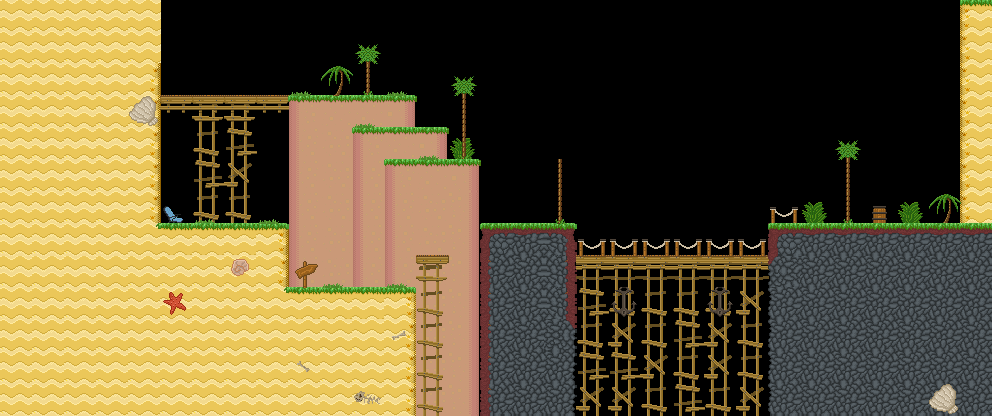

This is a level from a 2D game, rendered from its Tiled map with the project's own tilesets. A one-line summary and the map file follow, with tile-layer data summarised:
An orthogonal 31x13 tile map with 32x32 px tiles, 4 tile layers (background, main, foreground, hidden), 5 tilesets and 60 objects (24x spike, 12x veggie, 4x block_enemy, 3x beach_bush, start, ...).

<map version="1.5" tiledversion="1.7.2" orientation="orthogonal" renderorder="right-down" width="31" height="13" tilewidth="32" tileheight="32" infinite="0" nextlayerid="11" nextobjectid="61">
 <properties>
  <property name="hints" value="" />
  <property name="time_to_beat" value="13" />
 </properties>
 <tileset firstgid="1" name="grass_level" tilewidth="32" tileheight="32" tilecount="153" columns="17">
  <image source="../../sprites/tilesets/34tile.png" width="544" height="306" />
 </tileset>
 <tileset firstgid="154" name="object_tilemap_32" tilewidth="32" tileheight="32" tilecount="25" columns="5">
  <image source="../../sprites/tilesets/object_tilemap_32.png" width="160" height="160" />
  <tile id="0">
   <properties>
    <property name="item_no" value="5" />
    <property name="type" value="costume_head" />
   </properties>
  </tile>
  <tile id="1">
   <properties>
    <property name="spawn" value="spawn" />
   </properties>
  </tile>
  <tile id="2">
   <properties>
    <property name="goal" value="goal" />
   </properties>
  </tile>
  <tile id="3">
   <properties>
    <property name="name" value="pig" />
   </properties>
  </tile>
  <tile id="4">
   <properties>
    <property name="direction" value="left" />
    <property name="name" value="walking_enemy" />
   </properties>
  </tile>
 </tileset>
 <tileset firstgid="179" name="object_tilemap_16" tilewidth="16" tileheight="16" tilecount="12" columns="4">
  <image source="../../sprites/tilesets/object_tilemap_16.png" width="64" height="48" />
 </tileset>
 <tileset firstgid="191" name="treetops_big_96" tilewidth="96" tileheight="64" tilecount="2" columns="2">
  <image source="../../sprites/objects/scenery/treetops_big_96.png" trans="ff00ff" width="192" height="64" />
 </tileset>
 <tileset firstgid="193" name="34tile_beach_temp" tilewidth="33" tileheight="33" spacing="1" margin="1" tilecount="189" columns="21">
  <image source="../../sprites/tilesets/34tile_beach_temp.png" width="714" height="306" />
 </tileset>
 <layer id="1" name="background" width="31" height="13">
  <properties>
   <property name="background" value="background" />
  </properties>
  <data>[403 cells, 12 non-empty, 6 distinct tile ids]</data>
 </layer>
 <layer id="2" name="main" width="31" height="13">
  <data>[403 cells, 251 non-empty, 39 distinct tile ids]</data>
 </layer>
 <layer id="3" name="foreground" width="31" height="13">
  <properties>
   <property name="foreground" value="foreground" />
  </properties>
  <data>[403 cells, 46 non-empty, 20 distinct tile ids]</data>
 </layer>
 <layer id="4" name="hidden" width="31" height="13">
  <data>[403 cells, 20 non-empty, 3 distinct tile ids]</data>
 </layer>
 <objectgroup color="#e70000" id="5" name="hard-blocks">
  <object id="1" x="576" y="256" width="192" height="32" />
  <object id="2" x="768" y="224" width="224" height="224" />
  <object id="3" x="480" y="224" width="96" height="192" />
 </objectgroup>
 <objectgroup color="#0055ff" id="6" name="soft-blocks">
  <object id="4" x="160" y="96" width="256" height="32" />
  <object id="5" x="352" y="128" width="96" height="32" />
  <object id="6" x="384" y="160" width="96" height="32" />
  <object id="7" x="416" y="256" width="32" height="32" />
 </objectgroup>
 <objectgroup id="7" name="objects-32px">
  <object id="8" name="start" gid="155" x="192" y="224" width="32" height="32">
   <properties>
    <property name="direction" value="right" />
    <property name="health" value="35" />
   </properties>
  </object>
  <object id="9" name="spike" gid="186" x="576" y="256" width="16" height="16" />
  <object id="10" name="block_enemy" gid="163" x="312" y="288" width="32" height="32">
   <properties>
    <property name="bound_to_platform" value="true" />
   </properties>
  </object>
  <object id="11" name="block_enemy" gid="163" x="544" y="224" width="32" height="32">
   <properties>
    <property name="bound_to_platform" value="false" />
   </properties>
  </object>
  <object id="12" name="spike" gid="186" x="592" y="256" width="16" height="16" />
  <object id="13" name="spike" gid="186" x="624" y="256" width="16" height="16" />
  <object id="14" name="spike" gid="186" x="608" y="256" width="16" height="16" />
  <object id="15" name="spike" gid="186" x="656" y="256" width="16" height="16" />
  <object id="16" name="spike" gid="186" x="640" y="256" width="16" height="16" />
  <object id="17" name="spike" gid="186" x="688" y="256" width="16" height="16" />
  <object id="18" name="spike" gid="186" x="672" y="256" width="16" height="16" />
  <object id="19" name="spike" gid="186" x="720" y="256" width="16" height="16" />
  <object id="20" name="spike" gid="186" x="704" y="256" width="16" height="16" />
  <object id="21" name="spike" gid="186" x="752" y="256" width="16" height="16" />
  <object id="22" name="spike" gid="186" x="736" y="256" width="16" height="16" />
  <object id="23" name="goal" gid="156" x="192" y="88" width="32" height="32" />
  <object id="24" name="chest" gid="154" x="64" y="224" width="32" height="32">
   <properties>
    <property name="item_no" value="8" />
    <property name="type" value="costume_body" />
   </properties>
  </object>
  <object id="25" name="beach_bush" gid="178" x="416" y="256" width="32" height="32" />
  <object id="26" name="block_enemy" gid="163" x="512" y="224" width="32" height="32">
   <properties>
    <property name="bound_to_platform" value="true" />
   </properties>
  </object>
  <object id="27" name="block_enemy" gid="163" x="688" y="256" width="32" height="32">
   <properties>
    <property name="bound_to_platform" value="true" />
   </properties>
  </object>
  <object id="28" name="beach_bush" gid="178" x="480" y="224" width="32" height="32">
   <properties>
    <property name="position" value="front" />
   </properties>
  </object>
  <object id="29" name="beach_bush" gid="178" x="840" y="224" width="32" height="32">
   <properties>
    <property name="position" value="front" />
   </properties>
  </object>
  <object id="30" name="treetop_palm" gid="177" x="544" y="160" width="32" height="32">
   <properties>
    <property name="position" value="front" />
   </properties>
  </object>
 </objectgroup>
 <objectgroup id="8" name="objects-16px">
  <object id="31" name="veggie" gid="190" x="904" y="192" width="16" height="16" />
  <object id="32" name="veggie" gid="190" x="528" y="184" width="16" height="16" />
  <object id="33" name="veggie" gid="190" x="936" y="160" width="16" height="16" />
  <object id="34" name="veggie" gid="190" x="328" y="88" width="16" height="16" />
  <object id="35" name="veggie" gid="190" x="360" y="120" width="16" height="16" />
  <object id="36" name="veggie" gid="190" x="296" y="88" width="16" height="16" />
  <object id="37" name="veggie" gid="190" x="312" y="224" width="16" height="16" />
  <object id="38" name="veggie" gid="190" x="344" y="248" width="16" height="16" />
  <object id="39" name="veggie" gid="190" x="624" y="216" width="16" height="16" />
  <object id="40" name="veggie" gid="190" x="424" y="248" width="16" height="16" />
  <object id="41" name="veggie" gid="190" x="704" y="216" width="16" height="16" />
  <object id="42" name="spike" gid="186" x="400" y="296" width="16" height="16" />
  <object id="43" name="spike" gid="186" x="392" y="288" width="16" height="16" />
  <object id="44" name="spike" gid="186" x="368" y="296" width="16" height="16" />
  <object id="45" name="spike" gid="186" x="344" y="288" width="16" height="16" />
  <object id="46" name="spike" gid="186" x="296" y="312" width="16" height="16" />
  <object id="47" name="spike" gid="186" x="312" y="304" width="16" height="16" />
  <object id="48" name="spike" gid="186" x="280" y="296" width="16" height="16" />
  </objectgroup>
 <objectgroup id="9" name="treetop_big" />
 <objectgroup color="#00aa00" id="10" name="sand-blocks">
  <!-- 6 objects omitted --></objectgroup>
</map>
<!-- 12 of 60 objects omitted -->
